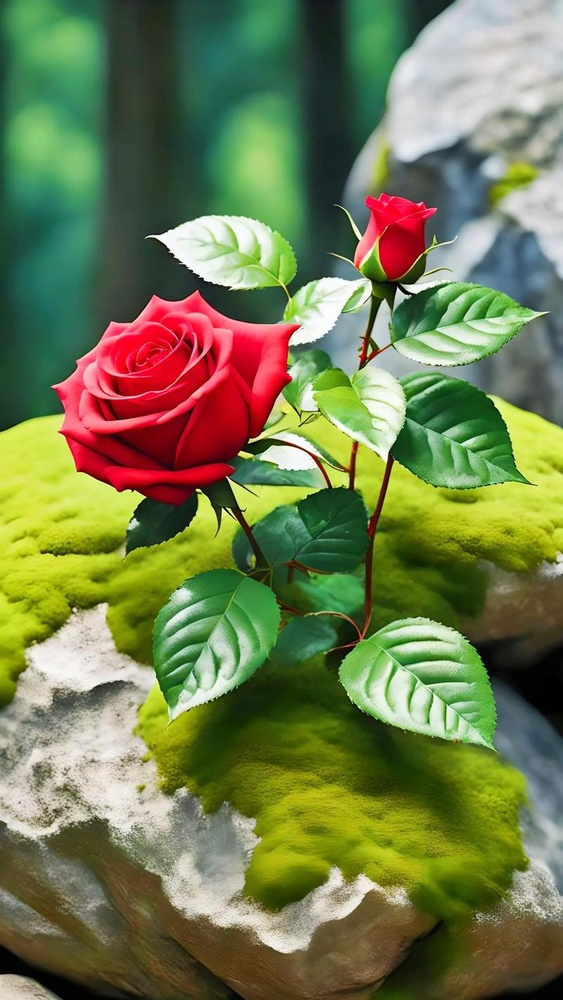
#> input picture day23/课堂代码/day23/hmg.jpeg, 563 x 1000 px, shrunk from 800 x 1422 before the run
$ python '03-图像平移.py'
#> lines starting #> are read from the running program, lines starting #| are printed output that depends on the picture
"""
平移：平移是物体位置的移动。如果您知道在(x,y)方向上的位移，则将其设为(tx,ty)，
你可以创建转换矩阵M，如下所示：
   [[1, 0, dx],
    [0, 1, dy]]

cv2.warpAffine()函数的第三个参数是输出图像的大小，其形式应为(width，height)。记住width =列数，height =行数。
转换矩阵的元素类型必须是float32或float64

"""
import cv2
import numpy as np

img = cv2.imread("hmg.jpeg")
#> img is the input picture: shape (1000, 563, 3); mean B, G, R 78.4, 124.1, 113.8
h, w, _ = img.shape
#> h = 1000; w = 563

# 创建平移矩阵
m = np.float32([
    [1, 0, 10],
    [0, 1, 50]
])

# w+10 是平移后新图像的宽度， +10是为了完全显示出平移后图像宽度
dst_img = cv2.warpAffine(img, m, (w+10, h+50))
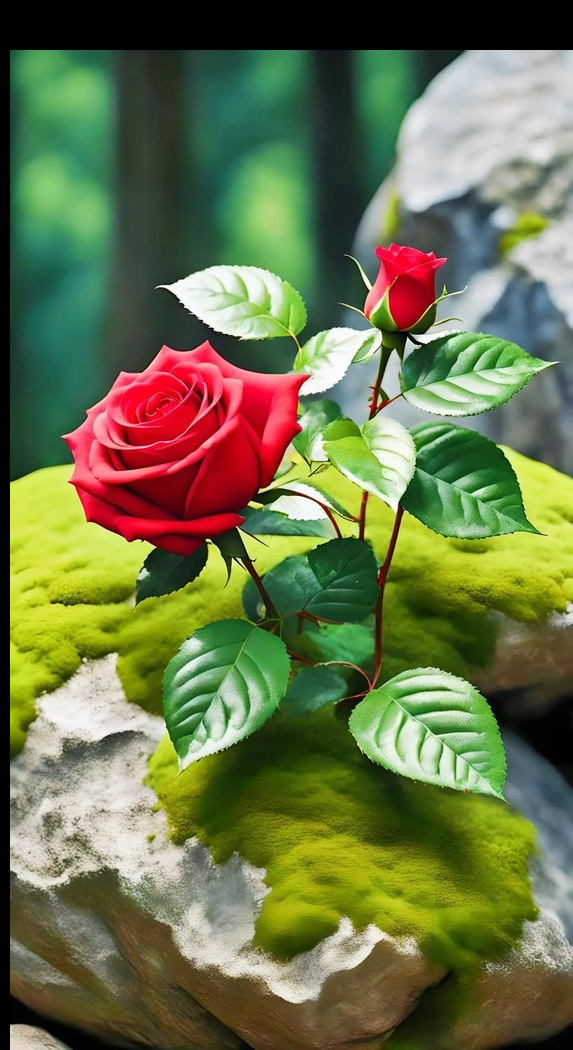
#> dst_img: shape (1050, 573, 3); mean B, G, R 73.3, 116.1, 106.5

cv2.imshow("win", dst_img)
cv2.waitKey(0)
cv2.destroyAllWindows()
